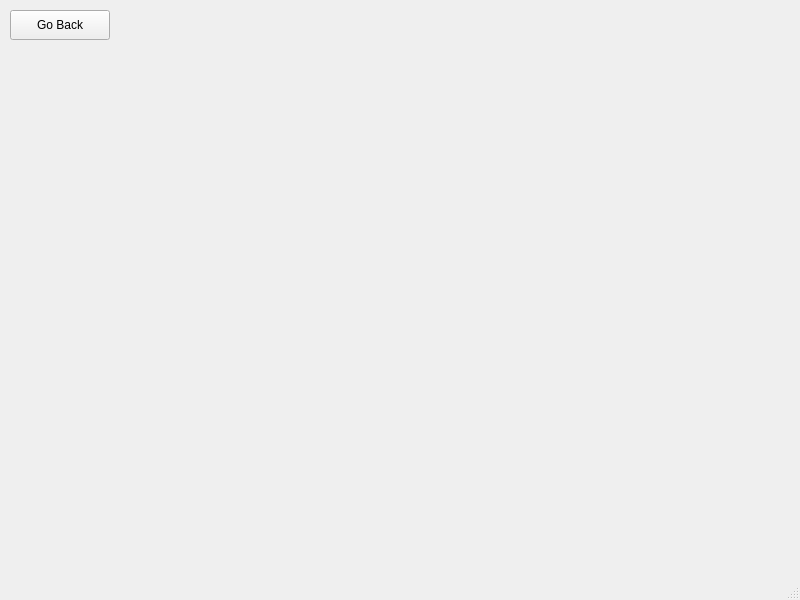
<?xml version="1.0" encoding="UTF-8"?>
<ui version="4.0">
 <class>playlistUI</class>
 <widget class="QMainWindow" name="playlistUI">
  <property name="geometry">
   <rect>
    <x>0</x>
    <y>0</y>
    <width>800</width>
    <height>600</height>
   </rect>
  </property>
  <property name="windowTitle">
   <string>playlistUI</string>
  </property>
  <widget class="QWidget" name="centralwidget">
   <widget class="QPushButton" name="goBackButton">
    <property name="geometry">
     <rect>
      <x>10</x>
      <y>10</y>
      <width>100</width>
      <height>30</height>
     </rect>
    </property>
    <property name="text">
     <string>Go Back</string>
    </property>
   </widget>
  </widget>
  <widget class="QMenuBar" name="menubar">
   <property name="geometry">
    <rect>
     <x>0</x>
     <y>0</y>
     <width>800</width>
     <height>24</height>
    </rect>
   </property>
  </widget>
  <widget class="QStatusBar" name="statusbar"/>
 </widget>
 <resources/>
 <connections/>
</ui>
